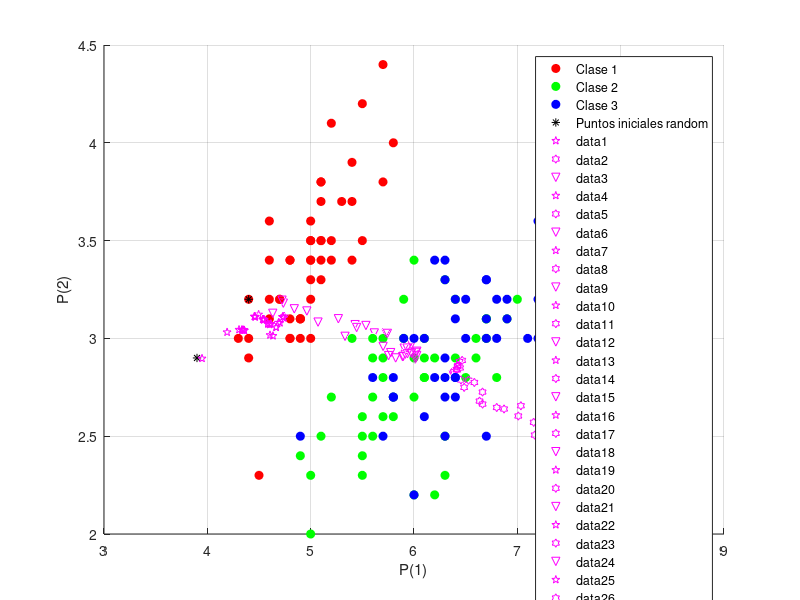
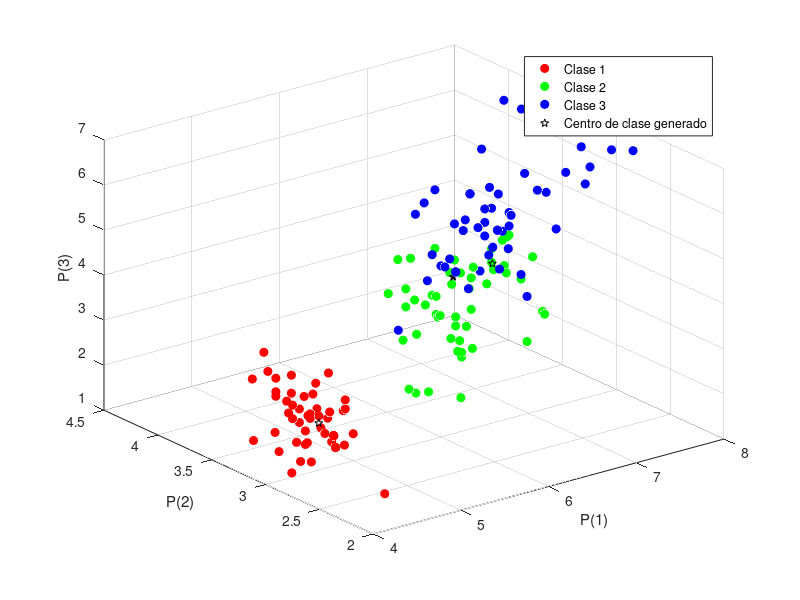

These charts were generated, in order, by the following MATLAB code:

clear all;close all;clc;
dat = fopen('IrisDataBase.dat'); 
IrisDataBase = textscan(dat, '%f %f %f %f %s');
sigm=5; % inicializo el valor de sigma
fclose(dat);
Datos(:,1)=IrisDataBase{1};
Datos(:,2)=IrisDataBase{2};
Datos(:,3)=IrisDataBase{3};
DatosS=Datos(1:50,:);%Datos Iris-setosa
DatosVS=Datos(51:100,:); %Datos Iris-versicolour
DatosV=Datos(101:150,:);%Datos Iris-virginica
figure
hold on;
plot3(DatosS(:,1),DatosS(:,2),DatosS(:,3),'or','markerFaceColor','r') 
plot3(DatosVS(:,1),DatosVS(:,2),DatosVS(:,3),'og','markerFaceColor','g')
plot3(DatosV(:,1),DatosV(:,2),DatosV(:,3),'ob','markerFaceColor','b')
grid on;
xy=Datos';% guardo la transpuesta de los datos para facilitar los calculos
w=[3.9,8.3,4.4;
    2.9,2,3.2;
    1.5,3.8,3.4] ;%se inicializan los pesos
alph=.2; % se inicializa el valor de alpha
plot3(w(1,1),w(2,1),w(3,1),'*k',w(1,2),w(2,2),w(3,2),'*k',w(1,3),w(2,3),w(3,3),'*k') % se grafican los pesos iniciales
xlabel('P(1)'),ylabel('P(2)'),zlabel('P(3)')...
 ,legend('Clase 1','Clase 2','Clase 3','Puntos iniciales random')
pause();
while alph>.001
   numr=round(rand(1)*(length(xy(1,:))-1))+1; %se selecciona al azar uno de los datos 
   a=(sum(w.*w)'-(2*w'*xy(:,numr))+(xy(:,numr)'*xy(:,numr))); %se calculan las distancias de los pesos al punto seleccionado anteriormente
   Beta=[1;1;1]*exp((-1/2)*(a/sigm).^2)'; %se hace el calculo de la distribucion normal
   w=w+(alph*Beta.*(([1;1;1]*xy(:,numr)')'-w)); %se modifican los pesos segun los resultados anteriores
  B=Beta(1,:)
  alph=alph-.005; %se va decrementando alpha
  plot3(w(1,1),w(2,1),w(3,1),'pm',w(1,2),w(2,2),w(3,2),'hm',w(1,3),w(2,3),w(3,3),'vm') % se grafica el movimiento que tienen los pesos
  pause(.01) %se da tiempo para que se despliegue la animacion en pantalla
  sigm=sigm-.025;% se decrementa el valor de sigma
end
figure
plot3(xy(1,1:50),xy(2,1:50),xy(3,1:50),'or','markerFaceColor','r')
hold on
plot3(xy(1,51:100),xy(2,51:100),xy(3,51:100),'og','markerFaceColor','g')
plot3(xy(1,101:150),xy(2,101:150),xy(3,101:150),'ob','markerFaceColor','b')
plot3(w(1,1),w(2,1),w(3,1),'pk',w(1,2),w(2,2),w(3,2),'pk',w(1,3),w(2,3),w(3,3),'pk','markerFaceColor','k')
grid on;
xlabel('P(1)'),ylabel('P(2)'),zlabel('P(3)')...
 ,legend('Clase 1','Clase 2','Clase 3','Centro de clase generado')